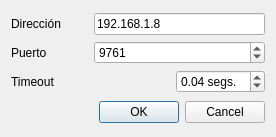
<ui version="4.0" >
 <class>SocketCfgDialog</class>
 <widget class="QDialog" name="SocketCfgDialog" >
  <property name="geometry" >
   <rect>
    <x>0</x>
    <y>0</y>
    <width>276</width>
    <height>137</height>
   </rect>
  </property>
  <property name="windowTitle" >
   <string>Configuración de Socket</string>
  </property>
  <property name="modal" >
   <bool>true</bool>
  </property>
  <layout class="QVBoxLayout" name="verticalLayout" >
   <item>
    <layout class="QGridLayout" name="gridLayout" >
     <item row="0" column="0" >
      <widget class="QLabel" name="label" >
       <property name="toolTip" >
        <string>Dirección IP del destino.
Por defecto la placa MC WebDev tiene la direccion 192.168.1.8</string>
       </property>
       <property name="text" >
        <string>Dirección</string>
       </property>
      </widget>
     </item>
     <item row="0" column="1" colspan="2" >
      <widget class="QLineEdit" name="lineAddr" >
       <property name="text" >
        <string>192.168.1.8</string>
       </property>
      </widget>
     </item>
     <item row="1" column="0" >
      <widget class="QLabel" name="label_2" >
       <property name="text" >
        <string>Puerto</string>
       </property>
      </widget>
     </item>
     <item row="1" column="1" colspan="2" >
      <widget class="QSpinBox" name="spinPort" >
       <property name="minimum" >
        <number>1</number>
       </property>
       <property name="maximum" >
        <number>65536</number>
       </property>
       <property name="value" >
        <number>9761</number>
       </property>
      </widget>
     </item>
     <item row="2" column="0" colspan="2" >
      <widget class="QLabel" name="label_3" >
       <property name="toolTip" >
        <string>Tiempo de espera en el establecmiento del socket</string>
       </property>
       <property name="text" >
        <string>Timeout</string>
       </property>
      </widget>
     </item>
     <item row="2" column="2" >
      <widget class="QDoubleSpinBox" name="spinTimeOut" >
       <property name="suffix" >
        <string> segs.</string>
       </property>
       <property name="decimals" >
        <number>2</number>
       </property>
       <property name="minimum" >
        <double>0.010000000000000</double>
       </property>
       <property name="singleStep" >
        <double>0.100000000000000</double>
       </property>
       <property name="value" >
        <double>0.040000000000000</double>
       </property>
      </widget>
     </item>
    </layout>
   </item>
   <item>
    <widget class="QDialogButtonBox" name="buttonBox" >
     <property name="standardButtons" >
      <set>QDialogButtonBox::Cancel|QDialogButtonBox::Ok</set>
     </property>
    </widget>
   </item>
  </layout>
 </widget>
 <resources/>
 <connections>
  <connection>
   <sender>buttonBox</sender>
   <signal>accepted()</signal>
   <receiver>SocketCfgDialog</receiver>
   <slot>accept()</slot>
   <hints>
    <hint type="sourcelabel" >
     <x>241</x>
     <y>260</y>
    </hint>
    <hint type="destinationlabel" >
     <x>117</x>
     <y>227</y>
    </hint>
   </hints>
  </connection>
  <connection>
   <sender>buttonBox</sender>
   <signal>rejected()</signal>
   <receiver>SocketCfgDialog</receiver>
   <slot>reject()</slot>
   <hints>
    <hint type="sourcelabel" >
     <x>323</x>
     <y>263</y>
    </hint>
    <hint type="destinationlabel" >
     <x>273</x>
     <y>185</y>
    </hint>
   </hints>
  </connection>
 </connections>
</ui>
